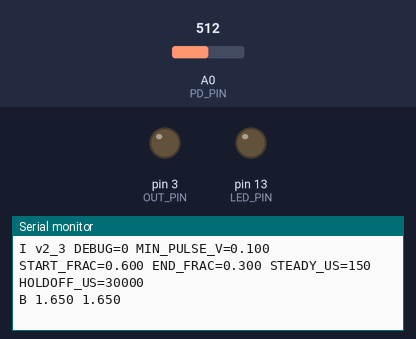
Bench run of a sketch on a simulated Teensy 4. On the bench: output pins drawn as LEDs (lit = HIGH), the last lines printed to the serial monitor. Inputs (shaded band) come from the test bench; at power-on: A0 (PD_PIN) = 512 (analog values on the 0–1023 scale).

Above: at 1.3 s.
1.4 s: A0 (PD_PIN) set to 716
At 2.7 s:
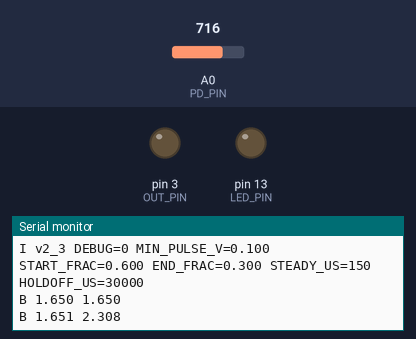
2.9 s: A0 (PD_PIN) set to 511
At 3.8 s:
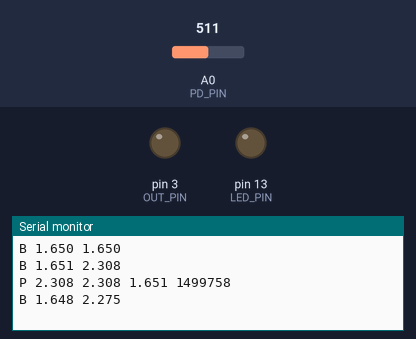
Timing chart, 0 to 5.9 s (numbered marks = the images above; inputs shaded):
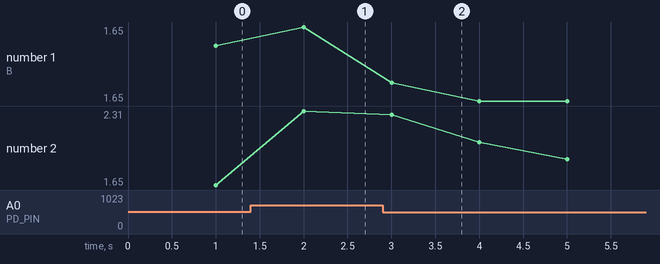

Measured:
- after the input at 1.4 s, the serial monitor: prints a new line after 0.60 s (image 1)
- after the input at 2.9 s, the serial monitor: prints a new line at once (image 2)
- plotted number 1: 1.65 → 1.65 after the input at 1.4 s, 1.65 → 1.65 after the input at 2.9 s
- plotted number 2: 1.65 → 2.31 after the input at 1.4 s, 2.31 → 1.67 after the input at 2.9 s

The sketch:

photodiode_sync_v2_3.ino
```cpp
/*
 * photodiode_sync_v2_3.ino  —  Teensy 4.x photodiode sync-pulse detector   (VERSION v2_3)
 *
 * v2_3 (2026-11-16) adds a serial command channel and a tagged debug stream for the Setup
 * UI's photodiode card (Debug window, Update button). The detection logic is v2_2's; only
 * five of its tunables became variables that a DEBUG build can change while it runs.
 *
 * Lines the Teensy SENDS — every build:
 *     P <median_V> <peak_V> <baseline_V> <width_us>   one per accepted pulse (see v2_2 below)
 *     B <floor_V> <ceil_V>                            once per second
 *     I v2_3 DEBUG=<0|1> MIN_PULSE_V=<v> START_FRAC=<v> END_FRAC=<v> STEADY_US=<n> HOLDOFF_US=<n>
 *                                                     at boot, on "?" and after every "S"
 *     X <text>                                        a refused command
 *   DEBUG builds add:
 *     D <t_us> <V> <start_V> <end_V>   every DEBUG_PERIOD_US: the analog input and the two
 *                                      live thresholds; t_us = micros() of that sample
 *     E <t_us>                         the moment OUT_PIN went high (an accepted pulse)
 *
 * Lines the Teensy ACCEPTS (newline-terminated):
 *     ?                  answer with the I line
 *     S <NAME> <value>   DEBUG builds only: set MIN_PULSE_V / START_FRAC / END_FRAC /
 *                        STEADY_US / HOLDOFF_US in RAM. Gone at the next reboot or upload:
 *                        the constants below are the stored values, and the Setup UI's
 *                        Upload button writes them before it compiles.
 *
 * A DEBUG build still sends P and B, so the Pi's telemetry, the init check and the heartbeat
 * diagnosis work the same in both builds. The price of DEBUG is ~130 kB/s of serial traffic.
 * devices/photodiode.py reads all of this; a parser from before v2_3 skips I / D / E / X.
 *
 * ── v2_2 ─────────────────────────────────────────────────────────────────────
 * v2_2 replaced v2_1's 100 Hz bare-V stream with PER-PULSE amplitude reports. The old
 * stream sampled at random phase while the optical pulses are ~1-2 ms wide, so most
 * samples landed in the dark between pulses and percentile monitoring on the Pi was
 * aliased garbage (bench 2026-08-22: p99 varied 0.12-2.7 V across identical runs).
 * The detection loop samples at full rate and sees every sample of every pulse, so the
 * amplitude statistics are computed HERE and shipped as one line per accepted pulse:
 *
 *     P <median_V> <peak_V> <baseline_V> <width_us>
 *
 *   median_V   robust pulse level — the "is the signal too low/too high" number
 *   peak_V     clipping check: the pin saturates at 3.3 V; flag peaks >= ~3.0 V
 *   baseline_V floor-follower level at pulse start; median-baseline = true pulse height
 *   width_us   time above threshold — a real optical sub-pulse is ~1-1.5 ms; mains-hum
 *              crossings are ~10 ms (bench-proven fault discriminator)
 *
 * Plus one idle line per second (covers amp-off / ground-fault / ambient-light faults,
 * which live OUTSIDE pulses — bench-proven three times):
 *
 *     B <floor_V> <ceil_V>
 *
 * The Pi-side rules this enables: peak_V >= 3.0 -> "too high / clipping" safety warning;
 * median_V - baseline_V small (approaching MIN_PULSE_V) -> "too low" warning; no P lines
 * while flashes are commanded -> optical path dead; P lines with width ~10 ms -> hum.
 *
 * Detection logic (adaptive thresholds, steady filter, hold-off, output pulse) is
 * UNCHANGED from v2_1.
 *
 * ── ADAPTIVE THRESHOLDS ──────────────────────────────────────────────────────
 * The photodiode baseline drifts. With ADAPTIVE=1 the two Schmitt thresholds RIDE on a
 * live estimate of the signal:
 *   baseline follower : asymmetric 1-pole filter chasing the FLOOR fast, rising slowly.
 *   peak follower     : the opposite — jumps to a new pulse TIP fast, relaxes slowly.
 *   thresholds        : a fixed FRACTION of the baseline->peak span (START_FRAC/END_FRAC).
 *   MIN_PULSE guard   : a real pulse must rise >= MIN_PULSE_V above baseline; pins the
 *                       START threshold so it can't sink into noise when flashes pause.
 *   baseline freeze   : pulse samples are not fed to the baseline follower.
 *
 * ⚠️  HARDWARE: Teensy 4 analog pins are 3.3V MAX and NOT 5V-tolerant. Divide/clamp the
 *     photodiode below 3.3V before PD_PIN. The TTL output is Teensy pin 16 (OUT_PIN),
 *     wired to the leader Pi's GPIO16 — scope-verified on the rig 2026-08-23 (the old
 *     docs said Teensy pin 1; the physical wire is on pin 16).
 */

// ── Pins ─────────────────────────────────────────────────────────────────────
const int PD_PIN  = A0;   // morbier: photodiode amp on A0 (MUST be <= 3.3 V at the pin)
const int OUT_PIN = 3;    // morbier: TEENSY pin 3 -> leader Pi GPIO16 (idles LOW)
const int LED_PIN = 13;   // onboard LED mirrors the output — DEBUG builds only

// ── ADC / scaling ────────────────────────────────────────────────────────────
const int   ADC_BITS = 12;     // 12-bit -> 0..4095
const float ADC_VREF = 3.3f;   // Teensy 4 analog reference (volts, fixed)
const float DIVIDER  = 1.0f;   // input scale-down ratio (reported voltages are pin_V * DIVIDER)

// ── Detection: adaptive vs fixed ─────────────────────────────────────────────
const bool  ACTIVE_HIGH = true;
const bool  ADAPTIVE    = true;

// Fixed thresholds — used ONLY when ADAPTIVE == false.
const float THRESHOLD_HI_V = 1.1f;
const float THRESHOLD_LO_V = 0.3f;

// ── Adaptive tracker tuning ──────────────────────────────────────────────────
const float BASELINE_FALL_TC_S = 0.05f;
const float BASELINE_RISE_TC_S = 4.0f;
const float PEAK_RISE_TC_S     = 0.01f;
const float PEAK_FALL_TC_S     = 2.0f;
const float START_FRAC  = 0.60f;
const float END_FRAC    = 0.30f;
const float MIN_PULSE_V = 0.10f;   // morbier 2026-11-16, sync_brightness 1.0: flash tops 0.189-0.197 V on a 0.04 V floor, black-level red segments <= 0.093 V; start threshold ~0.14 V sits midway (raw capture ~/pd_bench_20261116)

// ── Filters ──────────────────────────────────────────────────────────────────
const uint32_t STEADY_US  = 150;
// One TTL edge per COMMANDED FLASH, not per DLP colour sub-pulse.
//
// Measured on the rig 2026-08-24 (DEBUG capture, 58k samples at 4.8 kHz, every_n=5):
// one sync-square frame produces **4 optical sub-pulses spaced 4.34 ms** (230 Hz red
// segment rate), so the burst spans ~14 ms; flashes repeat every 87.0 ms (= 5/57.46).
// HOLDOFF_US was 5000 — i.e. INSIDE that 4.34 ms train — so it accepted sub-pulses 1
// and 3 and dropped 2 and 4: exactly 2 edges per flash, by accident of 5 ms vs 4.34 ms.
//
// That mattered because devices/photodiode.py's init verify is "missing-only"
// (detected >= emitted - 1). At 2 edges per flash, HALF the flashes could fail and the
// count still passed. At 1:1 a single missed flash is visible.
//
// Constraint: sub-pulse train (<=4 x 4.34 + 1.2 ~= 18.6 ms) < HOLDOFF < flash period
// (every_n / 57.46). 30 ms gives 1.6x over the train and 2.9x under the 87 ms period.
// ⚠️ If photodiode_sync_every_n drops below 3 (52 ms) this must come down with it.
const uint32_t HOLDOFF_US = 30000;

// ── Output pulse to the RPi ──────────────────────────────────────────────────
const uint32_t OUT_PULSE_US = 5000;

// ── Debug ────────────────────────────────────────────────────────────────────
#define DEBUG 0                       // 1 = also stream D / E lines and take "S" commands; 0 = production
const uint32_t DEBUG_PERIOD_US = 200;

// ── v2_2 reporting ───────────────────────────────────────────────────────────
const uint32_t BASELINE_PERIOD_US = 1000000;  // "B <floor_V> <ceil_V>" once per second
const int      PULSE_BUF_MAX      = 256;      // samples kept for the median (a ~1.3 ms pulse
                                              // at the ~15-20 kHz loop rate is ~20-30 samples;
                                              // a 10 ms hum crossing still fits)

// ── State ────────────────────────────────────────────────────────────────────

// ── v2_3: live tunables ──────────────────────────────────────────────────────
// They start from the constants above. A DEBUG build changes them in RAM on
// "S <NAME> <value>"; nothing here is stored — Upload writes the constants.
#define FW_VERSION "v2_3"
float    minPulseV = MIN_PULSE_V;
float    startFrac = START_FRAC;
float    endFrac   = END_FRAC;
uint32_t steadyUs  = STEADY_US;
uint32_t holdoffUs = HOLDOFF_US;
int      hiCounts, loCounts;
float    floorCounts = 0;
float    ceilCounts  = 0;
uint32_t lastSampleUs = 0;
bool     hyst         = false;
bool     steadyActive = false;
uint32_t hystChangeUs = 0;
uint32_t lastAcceptUs = 0;
bool     outActive    = false;
uint32_t outStartUs   = 0;
uint32_t lastDebugUs  = 0;
uint32_t lastBaselineUs = 0;   // v2_2: gates the 1 Hz baseline line
uint32_t pulseCount   = 0;

// v2_2 per-pulse statistics (collected while an ACCEPTED pulse is active)
bool     pulseTracking   = false;   // between accept and steady-level fall
uint32_t pulseStartUs    = 0;
float    pulseBaseline   = 0;       // floor follower at accept time (ADC counts)
int      pulsePeak       = 0;       // max sample during the pulse
uint16_t pulseBufN       = 0;
int16_t  pulseBuf[PULSE_BUF_MAX];   // samples for the median

static inline float countsToVolts(int c)   { return c * ADC_VREF / ((1 << ADC_BITS) - 1); }
static inline float countsToVolts(float c) { return c * ADC_VREF / ((1 << ADC_BITS) - 1); }

// Median of the collected pulse samples (in-place insertion sort; <=256 values at pulse
// end on a 600 MHz part — negligible). Returns ADC counts.
static int pulseMedianCounts() {
  for (uint16_t i = 1; i < pulseBufN; i++) {
    int16_t v = pulseBuf[i];
    int j = i - 1;
    while (j >= 0 && pulseBuf[j] > v) { pulseBuf[j + 1] = pulseBuf[j]; j--; }
    pulseBuf[j + 1] = v;
  }
  return pulseBufN ? pulseBuf[pulseBufN / 2] : 0;
}

// ── v2_3: serial commands ────────────────────────────────────────────────────
static void printInfo() {
  Serial.print("I " FW_VERSION " DEBUG=");  Serial.print(DEBUG);
  Serial.print(" MIN_PULSE_V=");  Serial.print(minPulseV, 3);
  Serial.print(" START_FRAC=");   Serial.print(startFrac, 3);
  Serial.print(" END_FRAC=");     Serial.print(endFrac, 3);
  Serial.print(" STEADY_US=");    Serial.print(steadyUs);
  Serial.print(" HOLDOFF_US=");   Serial.println(holdoffUs);
}

static void runCommand(char *cmd) {
  if (cmd[0] == '?') { printInfo(); return; }
  if (cmd[0] != 'S' || cmd[1] != ' ') return;         // anything else is line noise
#if DEBUG
  char *name = cmd + 2;
  char *sp = strchr(name, ' ');
  if (!sp) { Serial.println("X usage: S <NAME> <value>"); return; }
  *sp = 0;
  const float v = atof(sp + 1);
  bool ok = true;
  // Ranges only. END_FRAC < START_FRAC is the sender's job (the Pi checks the pair).
  if      (!strcmp(name, "MIN_PULSE_V")) { ok = (v >= 0.0f && v <= 3.3f);       if (ok) minPulseV = v; }
  else if (!strcmp(name, "START_FRAC"))  { ok = (v >  0.0f && v <= 1.0f);       if (ok) startFrac = v; }
  else if (!strcmp(name, "END_FRAC"))    { ok = (v >  0.0f && v <= 1.0f);       if (ok) endFrac   = v; }
  else if (!strcmp(name, "STEADY_US"))   { ok = (v >= 0.0f && v <= 20000.0f);   if (ok) steadyUs  = (uint32_t)(v + 0.5f); }
  else if (!strcmp(name, "HOLDOFF_US"))  { ok = (v >= 0.0f && v <= 2000000.0f); if (ok) holdoffUs = (uint32_t)(v + 0.5f); }
  else { Serial.print("X unknown name ");  Serial.println(name);  return; }
  if (!ok) { Serial.print("X out of range ");  Serial.println(name); }
  printInfo();
#else
  Serial.println("X S needs a DEBUG build");
#endif
}

static char    cmdBuf[48];
static uint8_t cmdN = 0;
static void handleSerial() {
  while (Serial.available()) {
    const char c = (char)Serial.read();
    if (c == '\n' || c == '\r') {
      if (cmdN) { cmdBuf[cmdN] = 0;  runCommand(cmdBuf);  cmdN = 0; }
    } else if (cmdN < sizeof(cmdBuf) - 1) {
      cmdBuf[cmdN++] = c;
    }
  }
}

void setup() {
  pinMode(OUT_PIN, OUTPUT);  digitalWriteFast(OUT_PIN, LOW);
  pinMode(LED_PIN, OUTPUT);  digitalWriteFast(LED_PIN, LOW);
  analogReadResolution(ADC_BITS);
  analogReadAveraging(8);
  Serial.begin(115200);

  // Seed the followers near the real signal (~50 ms average). Best seeded in darkness.
  double acc = 0; const int N = 500;
  for (int i = 0; i < N; i++) { acc += analogRead(PD_PIN); delayMicroseconds(100); }
  floorCounts = ceilCounts = (float)(acc / N);

  hiCounts = (int)(THRESHOLD_HI_V / ADC_VREF * ((1 << ADC_BITS) - 1));
  loCounts = (int)(THRESHOLD_LO_V / ADC_VREF * ((1 << ADC_BITS) - 1));

  lastSampleUs = micros();
  printInfo();
}

void loop() {
  const uint32_t now = micros();
  const int counts   = analogRead(PD_PIN);
  if (Serial.available()) handleSerial();

  // ── Adaptive tracking (unchanged from v2_1) ─────────────────────────────────
  if (ADAPTIVE) {
    const float dt = (now - lastSampleUs) * 1e-6f;
    lastSampleUs = now;
    const float x = (float)counts;

    const float aFloorDown = dt / (BASELINE_FALL_TC_S + dt);
    const float aFloorUp   = dt / (BASELINE_RISE_TC_S + dt);
    const float aCeilUp    = dt / (PEAK_RISE_TC_S     + dt);
    const float aCeilDown  = dt / (PEAK_FALL_TC_S     + dt);

    const bool inPulse = hyst;
    if (ACTIVE_HIGH) {
      if (!inPulse || x < floorCounts)
        floorCounts += ((x < floorCounts) ? aFloorDown : aFloorUp) * (x - floorCounts);
      ceilCounts += ((x > ceilCounts) ? aCeilUp : aCeilDown) * (x - ceilCounts);
    } else {
      if (!inPulse || x > ceilCounts)
        ceilCounts += ((x > ceilCounts) ? aCeilUp : aCeilDown) * (x - ceilCounts);
      floorCounts += ((x < floorCounts) ? aFloorDown : aFloorUp) * (x - floorCounts);
    }

    float span = ceilCounts - floorCounts;
    if (span < 0) span = 0;
    const float minPulse = minPulseV / ADC_VREF * ((1 << ADC_BITS) - 1);
    float startOff = startFrac * span;
    float endOff   = endFrac   * span;
    if (startOff < minPulse) { startOff = minPulse; endOff = minPulse * (endFrac / startFrac); }

    if (ACTIVE_HIGH) {
      hiCounts = (int)(floorCounts + startOff);
      loCounts = (int)(floorCounts + endOff);
    } else {
      hiCounts = (int)(ceilCounts - endOff);
      loCounts = (int)(ceilCounts - startOff);
    }
  }

  // ── Schmitt trigger (unchanged) ─────────────────────────────────────────────
  const bool prevHyst = hyst;
  if (ACTIVE_HIGH) {
    if (counts >= hiCounts)      hyst = true;
    else if (counts <= loCounts) hyst = false;
  } else {
    if (counts <= loCounts)      hyst = true;
    else if (counts >= hiCounts) hyst = false;
  }
  if (hyst != prevHyst) hystChangeUs = now;

  // v2_2: while an accepted pulse is active, collect its samples for the report.
  if (pulseTracking) {
    if (counts > pulsePeak) pulsePeak = counts;
    if (pulseBufN < PULSE_BUF_MAX) pulseBuf[pulseBufN++] = (int16_t)counts;
  }

  // ── Filter 1: steady ────────────────────────────────────────────────────────
  if (hyst != steadyActive && (now - hystChangeUs) >= steadyUs) {
    const bool rising = (hyst && !steadyActive);
    steadyActive = hyst;

    // ── Filter 2: hold-off ────────────────────────────────────────────────────
    if (rising && (now - lastAcceptUs) >= holdoffUs) {
      lastAcceptUs = now;
      pulseCount++;
      outActive = true; outStartUs = now;
      digitalWriteFast(OUT_PIN, HIGH);
      // v2_2: start collecting this pulse's statistics
      pulseTracking = true;
      pulseStartUs  = now;
      pulseBaseline = (ACTIVE_HIGH ? floorCounts : ceilCounts);
      pulsePeak     = counts;
      pulseBufN     = 0;
      pulseBuf[pulseBufN++] = (int16_t)counts;
#if DEBUG
      digitalWriteFast(LED_PIN, HIGH);
      Serial.print("E ");  Serial.println(now);
#endif
    }

    // v2_2: pulse ended (steady level fell) — emit the per-pulse report.
    if (!rising && pulseTracking) {
      pulseTracking = false;
      const uint32_t width = now - pulseStartUs;
      Serial.print("P ");
      Serial.print(countsToVolts(pulseMedianCounts()) * DIVIDER, 3);  Serial.print(' ');
      Serial.print(countsToVolts(pulsePeak)           * DIVIDER, 3);  Serial.print(' ');
      Serial.print(countsToVolts(pulseBaseline)       * DIVIDER, 3);  Serial.print(' ');
      Serial.println(width);
    }
  }

  // Finish the output square pulse after OUT_PULSE_US.
  if (outActive && (now - outStartUs) >= OUT_PULSE_US) {
    outActive = false;
    digitalWriteFast(OUT_PIN, LOW);
#if DEBUG
    digitalWriteFast(LED_PIN, LOW);
#endif
  }

  // ── v2_2: 1 Hz idle/baseline line — covers the out-of-pulse fault class
  //    (amp off, lifted ground, ambient light) without the old aliased 100 Hz stream.
  if (now - lastBaselineUs >= BASELINE_PERIOD_US) {
    lastBaselineUs = now;
    Serial.print("B ");
    Serial.print(countsToVolts(floorCounts) * DIVIDER, 3);  Serial.print(' ');
    Serial.println(countsToVolts(ceilCounts) * DIVIDER, 3);
  }

#if DEBUG
  // v2_3: the tagged debug stream the Setup UI's Debug window draws.
  if (now - lastDebugUs >= DEBUG_PERIOD_US) {
    lastDebugUs = now;
    Serial.print("D ");  Serial.print(now);  Serial.print(' ');
    Serial.print(countsToVolts(counts)   * DIVIDER, 3);  Serial.print(' ');
    Serial.print(countsToVolts(hiCounts) * DIVIDER, 3);  Serial.print(' ');
    Serial.println(countsToVolts(loCounts) * DIVIDER, 3);
  }
#endif
}
```
